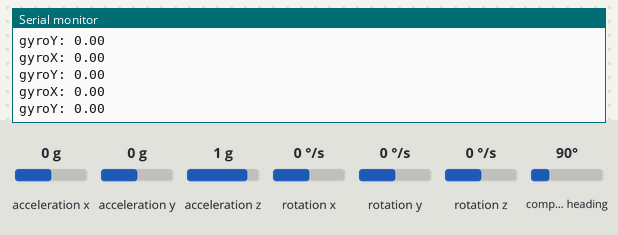
A sketch run on a simulated Arduino Uno, built with avr-gcc and run on an emulated ATmega328P. Shown: the last lines printed to the serial monitor. The test bench sets the inputs (shaded band); at power-on: rotation x 0 °/s, rotation y 0 °/s, acceleration x 0 g, acceleration y 0 g, acceleration z 1 g, rotation z 0 °/s, compass heading 90°.

Above: at 1.2 s.
1.3 s: rotation x set to -192 °/s
At 1.6 s:
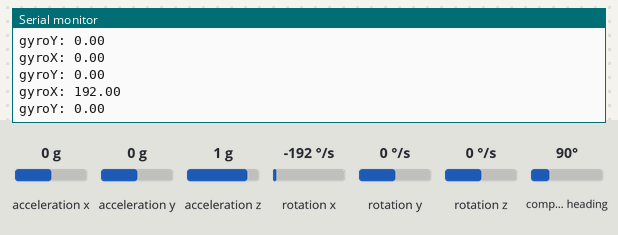
2.8 s: rotation y set to -192 °/s
At 3.04 s:
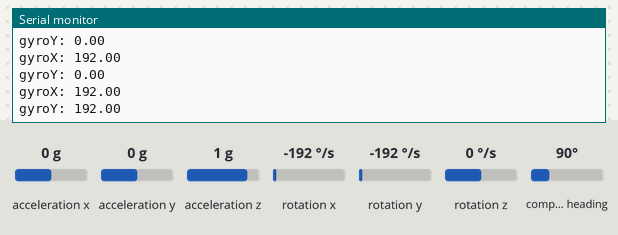
4.3 s: rotation x set to -100 °/s
At 4.47 s:
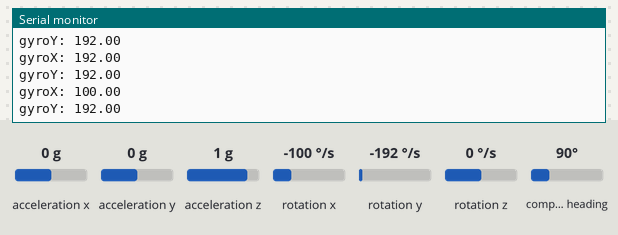
Timing chart, 0 to 7.3 s (numbered marks = the images above; inputs shaded):
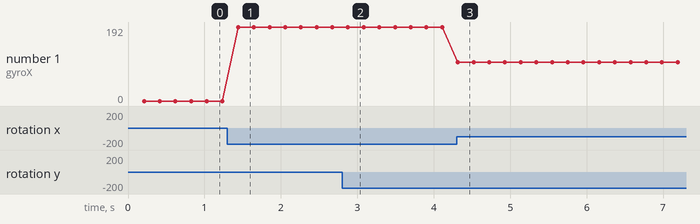

The sketch:

mems.ino
```cpp
#include <Wire.h>
#include <MPU9250_asukiaaa.h>

float aX, aY, aZ, aSqrt, gX, gY, gZ, mDirection, mX, mY, mZ;
double roll , pitch;

MPU9250_asukiaaa mySensor;

void setup()
{
    Serial.begin(115200);
    Serial.print(" MEMS & TEmp ");

  mySensor.beginAccel();
  mySensor.beginGyro();
  mySensor.beginMag();
}

void loop()
{
  if (mySensor.accelUpdate() == 0) {
    aX = mySensor.accelX();
    aY = mySensor.accelY();
    aZ = mySensor.accelZ();
    aSqrt = mySensor.accelSqrt();
//    Serial.println("accelX: " + String(aX));
//    Serial.println("accelY: " + String(aY));
//    Serial.println("accelZ: " + String(aZ));
//    Serial.println("accelSqrt: " + String(aSqrt));
  } else {
    Serial.println("Cannod read accel values");
  }

  if (mySensor.gyroUpdate() == 0) {
    gX = mySensor.gyroX();
    gY = mySensor.gyroY();
    gZ = mySensor.gyroZ();
    Serial.println("gyroX: " + String(abs(gX)));
    Serial.println("gyroY: " + String(abs(gY)));
//    Serial.println("gyroZ: " + String(gZ));
  } else {
    Serial.println("Cannot read gyro values");
  }
    aX = mySensor.accelX();
    aY = mySensor.accelY();
    aZ = mySensor.accelZ();
    mX = mySensor.magX();
    mY = mySensor.magY();
    mZ = mySensor.magZ();
    aSqrt = mySensor.accelSqrt();
   pitch = atan2 (aY ,( sqrt ((aX * aX) + (aZ * aZ))));
   roll = atan2(-aX ,( sqrt((aY * aY) + (aZ * aZ))));
//  Serial.println("pitch"  + String( pitch) );
//  Serial.println("roll" + String( roll));
 delay(200);
}
```

Measured:
- after the input at 1.3 s, the serial monitor: prints a new line after 0.14 s (image 1)
- after the input at 2.8 s, the serial monitor: prints a new line after 0.08 s (image 2)
- after the input at 4.3 s, the serial monitor: prints a new line at once (image 3)
- plotted number 1: 0 → 192 after the input at 1.3 s, 192 → 100 after the input at 4.3 s
